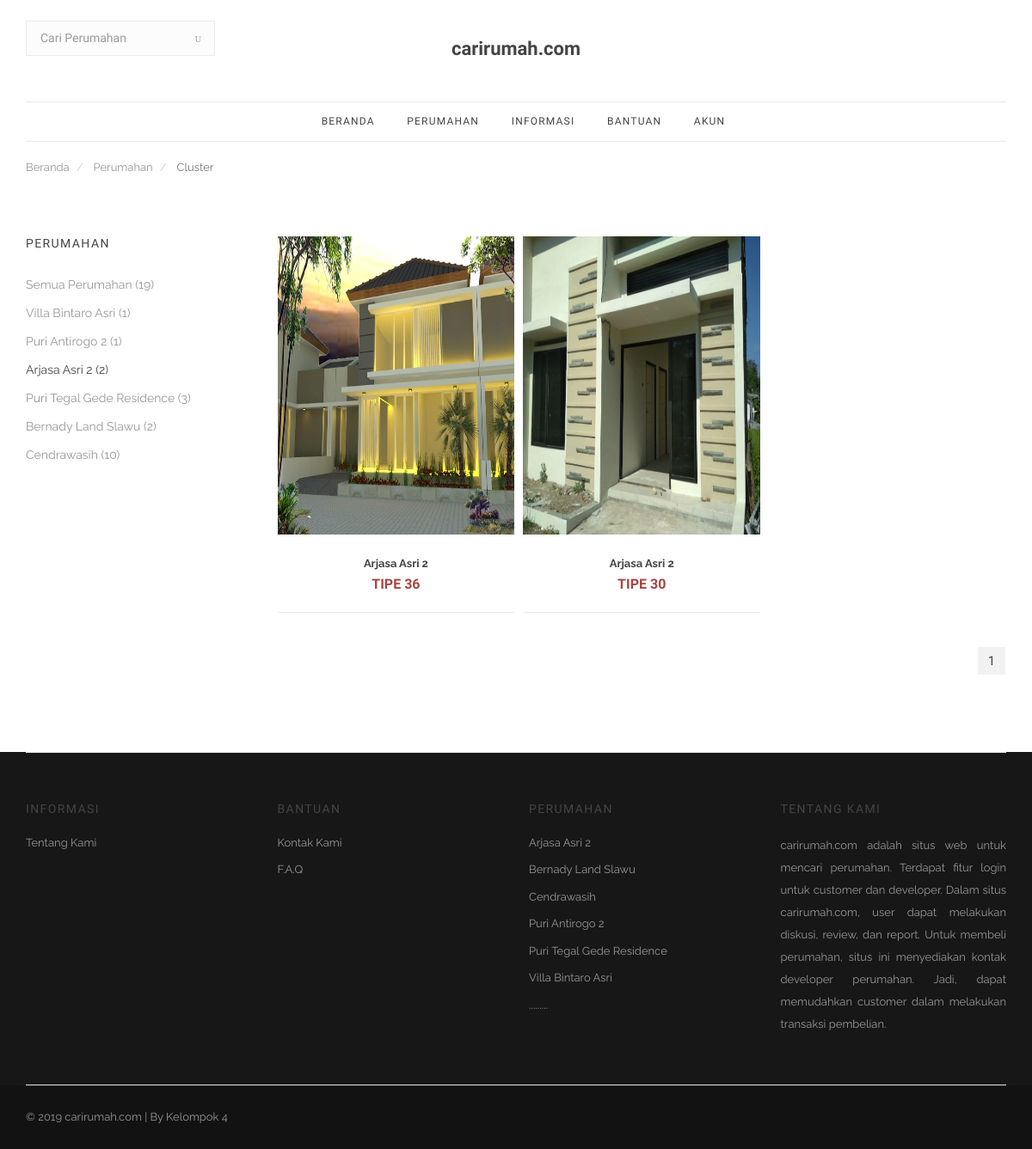
Page /home/index.php?p=buku&KD_PERUM=3&halaman=1 on the earlier database version.
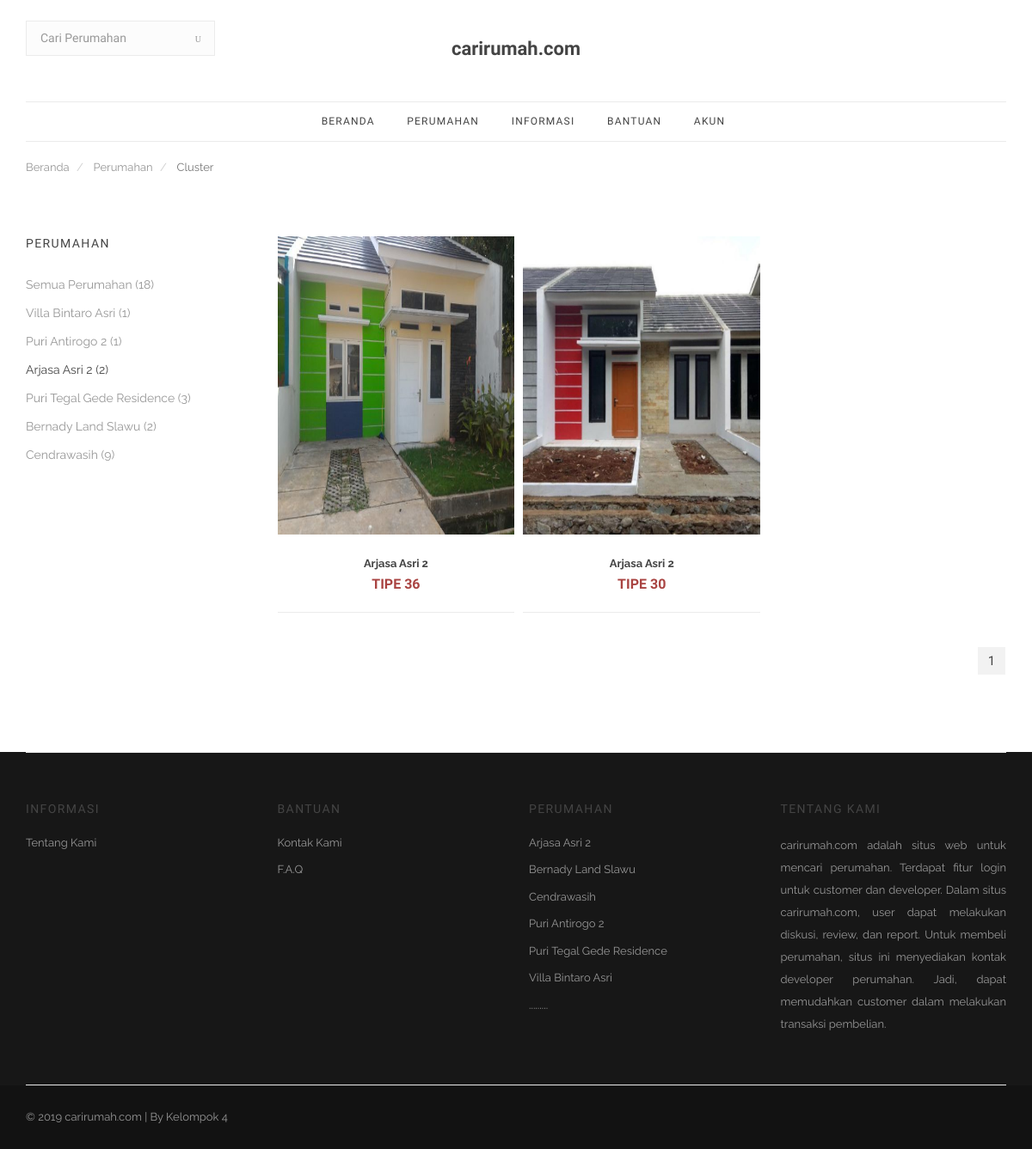
Same page on the later database version.
### tables this page shows
CREATE TABLE `cluster` (
  `KD_CLUSTER` int(4) NOT NULL,
  `KD_PERUM` int(4) NOT NULL,
  `NAMA_CLUSTER` varchar(100) DEFAULT NULL,
  `TIPE` int(4) DEFAULT NULL,
  `LUAS_TANAH` int(4) DEFAULT NULL,
  `STOK` int(4) DEFAULT NULL,
  `HARGA` bigint(20) DEFAULT NULL,
  `FASILITAS` varchar(1000) DEFAULT NULL,
  `GAMBAR` varchar(100) DEFAULT NULL,
  `GAMBAR1` varchar(100) DEFAULT NULL,
  `GAMBAR2` varchar(100) DEFAULT NULL
);

CREATE TABLE `perum` (
  `KD_PERUM` int(4) NOT NULL,
  `KD_PT` int(4) NOT NULL,
  `NAMA_PERUM` varchar(100) DEFAULT NULL,
  `LOKASI` varchar(100) DEFAULT NULL,
  `GAMBAR_PERUM` varchar(100) DEFAULT NULL
);

### home/pages/buku.php (the view, shortened to what this page needs)
<div class="container">
      <ol class="breadcrumb">
        <li>
          <a href="index.php">Beranda</a>
        </li>
        <li>
          <a href="?p=buku&halaman=1">Perumahan</a>
        </li>
        <li class="active">
          Cluster
        </li>
      </ol>
    </div>
    <section class="section-wrap pt-70 pb-40 catalogue">
      <div class="container relative">
        <div class="row">
          <div class="col-md-9 catalogue-col right mb-50">
              <div class="row row-10">
              <?php
                $bukuAll = "SELECT KD_CLUSTER FROM cluster";
                $rsBukuAll = mysqli_query($konek, $bukuAll);
                $halaman = 9;
                $page = isset($_GET["halaman"]) ? (int)$_GET["halaman"] : 1;
                $mulai = ($page>1) ? ($page * $halaman) - $halaman : 0;
                if(isset($_GET['KD_PERUM'])){
                    $KD_PERUM = $_GET['KD_PERUM'];
                    $result = mysqli_query($konek,"SELECT * FROM perum WHERE KD_PERUM=$KD_PERUM");
                } else
                    $result = mysqli_query($konek,"SELECT * FROM cluster");
                $total = mysqli_num_rows($result);
                $pages = ceil($total/$halaman);
                if(isset($_GET['KD_PERUM'])){
                    $buku = "SELECT * FROM cluster WHERE KD_PERUM=$KD_PERUM ORDER BY KD_CLUSTER DESC LIMIT $mulai, $halaman";
                }
                else
                    $buku = "SELECT * FROM cluster ORDER BY KD_CLUSTER DESC LIMIT $mulai, $halaman";
                $rs = mysqli_query($konek, $buku);
                $data = mysqli_num_rows($rs);
                if($data==0){
              ?>
              <div class="col-md-12 col-xs-12">
                    <div class="product-item text-center">
                        <h1>Maaf, data perumahan terkait masih kosong!</h1>
                    </div>
              </div>
              <?php
                } else {
                    while($row=mysqli_fetch_assoc($rs)){
              ?>
                    <div class="col-md-4 col-xs-12">
                    <div class="product-item">
                        <div class="product-img">
                        <a href="#">
                            <img src="img/<?php echo $row['GAMBAR']; ?>" alt="" style="height:347px; width:277px;">
                        </a>
                        </div>
                        <div class="product-details">
                        <h3>
                            <a title="" class="product-title" href="?p=bukudetail/buku_detail&KD_CLUSTER=<?php echo $row['KD_CLUSTER']; ?>"><b><?php echo substr($row['NAMA_CLUSTER'], 0, 35); ?></b></a>
                        </h3>
                        <span class="price">
                            <ins>
                            <span class="ammount text-danger">
                                <?php
 $harga = number_format($row['TIPE']);
 echo " TIPE ".$harga;
                                ?>
                            </span>
                            </ins>
                        </span>
                        </div>
                    </div>
                    </div>
                <?php } } ?>
              </div>
            <?php
                if($data!=0){
            ?>
            <div class="pagination-wrap">
              <nav class="pagination right clear">
                <?php
                    if(isset($_GET['KD_PERUM'])){
                        for ($i=1; $i<=$pages ; $i++){
                ?>
                    <a href="?p=buku&KD_PERUM=<?php echo $_GET['KD_PERUM']; ?>&halaman=<?php echo $i; ?>" class="<?php if($i==$page) echo 'page-numbers current'; ?>"><?php echo $i; ?></a>
                <?php } } else {
                    for ($i=1; $i<=$pages ; $i++){
                ?>
                    <a href="?p=buku&halaman=<?php echo $i; ?>" class="<?php if($i==$page) echo 'page-numbers current'; ?>"><?php echo $i; ?></a>
                <?php } } ?>
              </nav>
            </div>
            <?php } ?>
          </div>
          <aside class="col-md-3 sidebar left-sidebar">
            <div class="widget categories">
              <h3 class="widget-title uppercase">Perumahan</h3>
              <ul class="list-no-dividers">
                <li class="<?php if(!isset($_GET['KD_PERUM'])) echo "active-cat" ?>">
                        <a href="?p=buku&halaman=1">Semua Perumahan <?php echo "(".mysqli_num_rows($rsBukuAll).")" ?></a>
                </li>
                <?php
                    $sideKat = "SELECT * FROM perum";
                    $rsSideKat = mysqli_query($konek, $sideKat);
                    while($row=mysqli_fetch_assoc($rsSideKat)){
                        if(isset($_GET['KD_PERUM'])){
                            $KD_PERUM = $_GET['KD_PERUM'];
                            $active = "active-cat";
                        } else $active = "";
                        $sideKatPer = "SELECT KD_CLUSTER FROM cluster WHERE KD_PERUM=".$row['KD_PERUM'];
                        $rsSideKatPer = mysqli_query($konek, $sideKatPer);
                ?>
                    <li class="<?php if($row['KD_PERUM']==$KD_PERUM) echo $active ?>">
                        <a href="?p=buku&KD_PERUM=<?php echo $row['KD_PERUM'] ?>&halaman=1"><?php echo $row['NAMA_PERUM']." (".mysqli_num_rows($rsSideKatPer).")"; ?></a>
                    </li>
                <?php } ?>
              </ul>
            </div>
          </aside>
        </div>
      </div>
    </section>

### home/index.php (shortened to what this page needs)
<?php
  include "lib/koneksi.php";
?>
<!DOCTYPE html>
<html lang="en">
<head>
  <link rel="stylesheet" href="css/bootstrap.min.css" />
  <link rel="stylesheet" href="css/magnific-popup.css" />
  <link rel="stylesheet" href="css/font-icons.css" />
  <link rel="stylesheet" href="css/sliders.css" />
  <link rel="stylesheet" href="css/style.css" />
  <link rel="stylesheet" href="css/animate.min.css" />
</head>
<body class="relative">
  <main class="content-wrapper oh">
    <?php
        include "inc/navbar.php";
        if(isset($_GET["p"])) {
            $page = "pages/".$_GET["p"].".php";
            if(is_file($page)) {
                include($page);
            } else {
                include "pages/404.php";
            }
        } else {
            include "pages/dashboardperum/dashboardperum.php";
        }
        include "inc/footer.php";
    ?>
  </main>
</body>
</html>

### home/inc/navbar.php (shortened to what this page needs)
<header class="nav-type-1">
  <nav class="navbar navbar-static-top">
    <div class="navigation">
      <div class="container relative">
        <div class="row">
          <div class="header-wrap">
            <div class="header-wrap-holder">
              <div class="nav-search hidden-sm hidden-xs">
                <form method="get" name="cari" action="index.php">
                  <input type="text" name="judul" class="form-control" placeholder="Cari Perumahan">
                  <button name="cari" type="submit" class="search-button">
                    <i class="icon icon_search"></i>
                  </button>
                </form>
              </div>
              <div class="logo-container">
                <div class="logo-wrap text-center">
                  <a href="index.php">
                    <h4 class="logo"><b>carirumah.com</b><h4>
                  </a>
                </div>
              </div>
              <div class="nav-cart-wrap hidden-sm hidden-xs">
              </div>
            </div>
          </div>
          <div class="nav-wrap">
            <div class="collapse navbar-collapse" id="navbar-collapse">
              <ul class="nav navbar-nav">
                <li class="dropdown">
                  <a href="index.php">Beranda</a>
                </li>
                <li class="dropdown">
                  <a href="#" class="dropdown-toggle" data-toggle="dropdown">Perumahan</a>
                </li>
                <li class="dropdown">
                  <a href="#">Informasi</a>
                </li>
                <li class="dropdown">
                  <a href="#">Bantuan</a>
                </li>
                <li class="dropdown">
                  <a href="../login/login.php">Akun</a>
                </li>
              </ul>
            </div>
          </div>
        </div>
      </div>
    </div>
  </nav>
</header>

### home/inc/footer.php (shortened to what this page needs)
<?php
  $katfoot="SELECT * FROM perum ORDER BY NAMA_PERUM LIMIT 6";
  $rsKatFoot=mysqli_query($konek, $katfoot);
?>
    <footer class="footer footer-type-1 bg-dark">
      <div class="container">
        <div class="footer-widgets top-bottom-dividers pb-mdm-20">
          <div class="row">
            <div class="col-md-3 col-sm-4 col-xs-4 col-xxs-12">
              <div class="widget footer-links">
                <h5 class="widget-title uppercase">Informasi</h5>
                <ul class="list-no-dividers">
                  <li><a href="?p=about">Tentang Kami</a></li>
                </ul>
              </div>
            </div>
            <div class="col-md-3 col-sm-4 col-xs-4 col-xxs-12">
              <div class="widget footer-links">
                <h5 class="widget-title uppercase">Bantuan</h5>
                <ul class="list-no-dividers">
                  <li><a href="?p=contact">Kontak Kami</a></li>
                  <li><a href="?p=faq">F.A.Q</a></li>
                </ul>
              </div>
            </div>
            <div class="col-md-3 col-sm-4 col-xs-4 col-xxs-12">
              <div class="widget footer-links">
                <h5 class="widget-title uppercase">Perumahan</h5>
                <ul class="list-no-dividers">
                  <?php while($row=mysqli_fetch_assoc($rsKatFoot)){ ?>
                    <li><a href="?p=buku&KD_PERUM=<?php echo $row['KD_PERUM']; ?>&halaman=1"><?php echo $row['NAMA_PERUM']; ?></a></li>
                  <?php } ?>
                  <li>.........</li>
                </ul>
              </div>
            </div>
            <div align="justify" class="col-md-3 col-sm-6 col-xs-12">
              <div class="widget">
                <h5 class="widget-title uppercase">tentang kami</h5>
                <p class="mb-0">
                carirumah.com adalah situs web untuk mencari perumahan. Terdapat fitur login untuk customer dan developer. Dalam situs carirumah.com, user dapat melakukan diskusi, review, dan report. Untuk membeli perumahan, situs ini menyediakan kontak developer perumahan. Jadi, dapat memudahkan customer dalam melakukan transaksi pembelian.
                </p>
              </div>
            </div>
          </div>
        </div>
      </div>
      <div class="bottom-footer bg-dark">
        <div class="container">
          <div class="row">
            <div class="col-sm-4 copyright sm-text-center">
              <span>
                &copy; 2019 carirumah.com | By Kelompok 4
              </span>
            </div>
            <div class="col-sm-4 text-center">
            </div>
          </div>
        </div>
      </div>
    </footer>

Differences in the rows shown:
changed cluster (number 1 of 2 on the later page): GAMBAR: a different picture
changed cluster (number 2 of 2 on the later page): GAMBAR: a different picture
changed perum "Cendrawasih": mysqli_num_rows($rsSideKatPer) "10" → "9"
Other differences:
mysqli_num_rows($rsBukuAll): "19" → "18"
